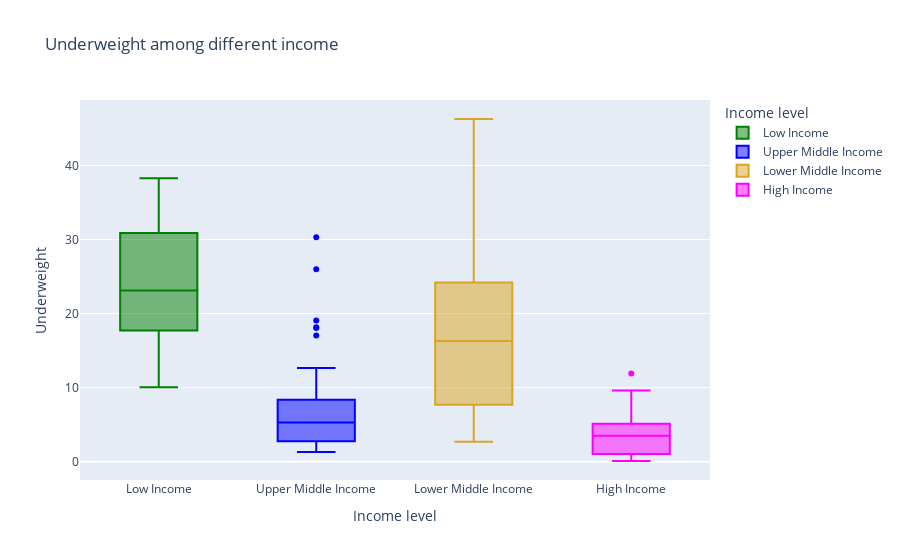

The notebook cell saved with this chart:
### Markdown cell above
**Observation**:
    
Both low and lower middle income countries have high median stunting rates.Upper-Middle-Income also exhibits Medium Stunting% . 
Skewness in left of Lower-Middle-Income suggest that they are more from 10-30% countries Malnutritioned proned

### Code cell
fig6 = px.box(df_country, x=df_country['Income level'], y=df_country['Underweight'],title='Underweight among different income',color=df_country['Income level'], 
             color_discrete_sequence=["green", "blue", "goldenrod", "magenta"])

fig6.show()

### Figure 1 — Plotly figure (JSON) as saved in the notebook; plotly's stock layout.template omitted (floating-point values rounded to 4 significant figures)
{"data": [{"alignmentgroup": "True", "hovertemplate": "Income level=%{x}<br>Underweight=%{y}<extra></extra>", "legendgroup": "Low Income", "marker": {"color": "green"}, "name": "Low Income", "notched": false, "offsetgroup": "Low Income", "orientation": "v", "showlegend": true, "type": "box", "x": ["Low Income", "Low Income", "Low Income", "Low Income", "Low Income", "Low Income", "Low Income", "Low Income", "Low Income", "Low Income", "Low Income", "Low Income", "Low Income", "Low Income", "Low Income", "Low Income", "Low Income", "Low Income", "Low Income", "Low Income", "Low Income", "Low Income", "Low Income", "Low Income", "Low Income", "Low Income", "Low Income", "Low Income", "Low Income", "Low Income", "Low Income"], "x0": " ", "xaxis": "x", "y": [30.38, 20.12, 25.08, 32.25, 23.37, 31.4, 23.13, 26.84, 37.55, 31.06, 16.3, 19.26, 18.05, 16.9, 17.74, 34.31, 17.41, 26.67, 20.76, 36.95, 38.26, 15.89, 20.39, 26.03, 30.1, 10.05, 10.93, 18.93, 15.53, 17.73, 37.79], "y0": " ", "yaxis": "y"}, {"alignmentgroup": "True", "hovertemplate": "Income level=%{x}<br>Underweight=%{y}<extra></extra>", "legendgroup": "Upper Middle Income", "marker": {"color": "blue"}, "name": "Upper Middle Income", "notched": false, "offsetgroup": "Upper Middle Income", "orientation": "v", "showlegend": true, "type": "box", "x": ["Upper Middle Income", "Upper Middle Income", "Upper Middle Income", "Upper Middle Income", "Upper Middle Income", "Upper Middle Income", "Upper Middle Income", "Upper Middle Income", "Upper Middle Income", "Upper Middle Income", "Upper Middle Income", "Upper Middle Income", "Upper Middle Income", "Upper Middle Income", "Upper Middle Income", "Upper Middle Income", "Upper Middle Income", "Upper Middle Income", "Upper Middle Income", "Upper Middle Income", "Upper Middle Income", "Upper Middle Income", "Upper Middle Income", "Upper Middle Income", "Upper Middle Income", "Upper Middle Income", "Upper Middle Income", "Upper Middle Income", "Upper Middle Income", "Upper Middle Income", "Upper Middle Income", "Upper Middle Income", "Upper Middle Income", "Upper Middle Income", "Upper Middle Income", "Upper Middle Income", "Upper Middle Income", "Upper Middle Income", "Upper Middle Income", "Upper Middle Income", "Upper Middle Income", "Upper Middle Income", "Upper Middle Income", "Upper Middle Income", "Upper Middle Income", "Upper Middle Income", "Upper Middle Income", "Upper Middle Income", "Upper Middle Income", "Upper Middle Income", "Upper Middle Income", "Upper Middle Income", "Upper Middle Income"], "x0": " ", "xaxis": "x", "y": [7.7, 7.343, 2.6, 3.48, 8.083, 1.3, 5.3, 2.467, 12.67, 3.925, 2, 7.9, 5.857, 2.237, 5.162, 8.317, 11.43, 6.1, 7.7, 2.067, 19.06, 11.38, 8, 8.5, 3.955, 3.5, 3.76, 3.85, 7.167, 18.14, 30.32, 11.9, 17.05, 6.525, 1.6, 18.05, 4.8, 1.667, 2.525, 4.32, 3.88, 2.8, 2.45, 1.733, 9.714, 26, 8.133, 12.47, 1.9, 4.843, 7.633, 1.6, 4.243], "y0": " ", "yaxis": "y"}, {"alignmentgroup": "True", "hovertemplate": "Income level=%{x}<br>Underweight=%{y}<extra></extra>", "legendgroup": "Lower Middle Income", "marker": {"color": "goldenrod"}, "name": "Lower Middle Income", "notched": false, "offsetgroup": "Lower Middle Income", "orientation": "v", "showlegend": true, "type": "box", "x": ["Lower Middle Income", "Lower Middle Income", "Lower Middle Income", "Lower Middle Income", "Lower Middle Income", "Lower Middle Income", "Lower Middle Income", "Lower Middle Income", "Lower Middle Income", "Lower Middle Income", "Lower Middle Income", "Lower Middle Income", "Lower Middle Income", "Lower Middle Income", "Lower Middle Income", "Lower Middle Income", "Lower Middle Income", "Lower Middle Income", "Lower Middle Income", "Lower Middle Income", "Lower Middle Income", "Lower Middle Income", "Lower Middle Income", "Lower Middle Income", "Lower Middle Income", "Lower Middle Income", "Lower Middle Income", "Lower Middle Income", "Lower Middle Income", "Lower Middle Income", "Lower Middle Income", "Lower Middle Income", "Lower Middle Income", "Lower Middle Income", "Lower Middle Income", "Lower Middle Income", "Lower Middle Income", "Lower Middle Income", "Lower Middle Income", "Lower Middle Income", "Lower Middle Income", "Lower Middle Income", "Lower Middle Income", "Lower Middle Income", "Lower Middle Income"], "x0": " ", "xaxis": "x", "y": [23.6, 46.27, 17.8, 7.473, 31.98, 14.69, 19.57, 13.1, 17.67, 22.62, 8.64, 7.767, 6.82, 17.24, 13.79, 42.98, 24.36, 16.75, 13.2, 4.367, 30.87, 14.09, 24.87, 5.911, 6.917, 29.76, 7.033, 26.68, 33.74, 22.9, 24.15, 2.7, 11.26, 16.3, 14.67, 2.92, 29.93, 42.8, 3.65, 4.1, 7, 11.27, 22.92, 17.89, 10.71], "y0": " ", "yaxis": "y"}, {"alignmentgroup": "True", "hovertemplate": "Income level=%{x}<br>Underweight=%{y}<extra></extra>", "legendgroup": "High Income", "marker": {"color": "magenta"}, "name": "High Income", "notched": false, "offsetgroup": "High Income", "orientation": "v", "showlegend": true, "type": "box", "x": ["High Income", "High Income", "High Income", "High Income", "High Income", "High Income", "High Income", "High Income", "High Income", "High Income", "High Income", "High Income", "High Income", "High Income", "High Income", "High Income", "High Income", "High Income", "High Income"], "x0": " ", "xaxis": "x", "y": [0.1, 6.95, 3.5, 9.6, 0.7467, 1.5, 0.8, 3.4, 2.353, 11.92, 4.733, 4.8, 0.8, 9.4, 4.3, 3.3, 5.133, 0.88, 5.129], "y0": " ", "yaxis": "y"}], "layout": {"boxmode": "overlay", "legend": {"title": {"text": "Income level"}, "tracegroupgap": 0}, "title": {"text": "Underweight among different income"}, "xaxis": {"anchor": "y", "categoryarray": ["Low Income", "Upper Middle Income", "Lower Middle Income", "High Income"], "categoryorder": "array", "domain": [0, 1], "title": {"text": "Income level"}}, "yaxis": {"anchor": "x", "domain": [0, 1], "title": {"text": "Underweight"}}}}
